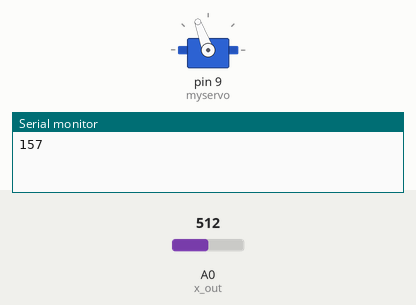
Recording of a sketch running on a simulated Arduino Uno, built with avr-gcc and run on an emulated ATmega328P. Shown: servo, the last lines printed to the serial monitor. Inputs (shaded band) come from the test bench; at power-on: A0 (x_out) = 512.

Above: at 0.1 s.
At 0.9 s:
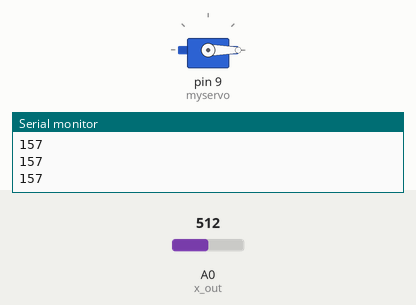
Timing chart, 0 to 2.4 s (numbered marks = the images above):
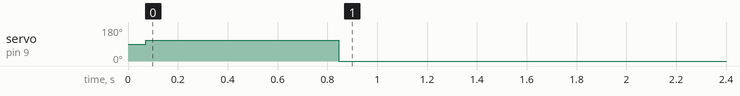

The sketch:

Gyro_Ard.ino
```cpp
/*
 * I've used the GY-61 analog Gyroscope sensor with an Arduino Nano
 */

#include <math.h> // Library for analyzing gyroscope math
#include <Servo.h> # Library for working with the code
Servo myservo;
const int x_out = A0; /* connect x_out of module to A1 of UNO board */
const int y_out = A2;
const int z_out = A3;
int pos = 0;
void setup() {
  Serial.begin(9600);
  myservo.attach(9);
}
int count;
void loop() {
  delay(70);
  int x_adc_value, y_adc_value;
  double x_g_value;
  x_adc_value = map(analogRead(x_out), 355, 405, 0, 50);
  x_g_value = ( ( ( (double)(x_adc_value * 5)/1024) - 1.65 ) / 0.330 ); /* Acceleration in x-direction in g units */
  Serial.println(x_adc_value);
  if((x_adc_value < -20 || x_adc_value > 20) && count > 100) {
    myservo.write(0);
    delay(1000);
  }
  else {
    myservo.write(110);
  }
  count+=10;
}
```

Measured:
- by itself, servo on pin 9 (myservo): 90° → 110° at 0.07 s, → 0° 0.77 s later
